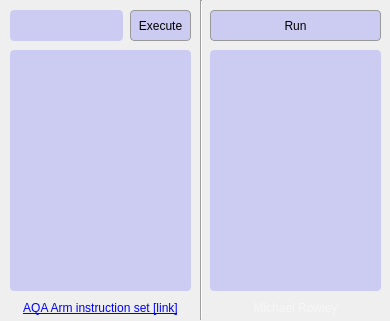
<?xml version="1.0" encoding="UTF-8"?>
<ui version="4.0">
 <class>MainWindow</class>
 <widget class="QMainWindow" name="MainWindow">
  <property name="geometry">
   <rect>
    <x>0</x>
    <y>0</y>
    <width>390</width>
    <height>321</height>
   </rect>
  </property>
  <property name="windowTitle">
   <string>MainWindow</string>
  </property>
  <property name="styleSheet">
   <string notr="true">* {
	font-family: 700 15pt 'Helvetica';
}

QPushButton {
	border-radius: 4px;
	border: 1px solid #999999;
	background-color: rgba(100, 100, 255, 64);
}

QPushButton:hover:!pressed {
	background-color: rgba(100, 100, 255, 128);
	border: 1px solid #cccccc;
}

QPushButton:pressed {
	background-color: qlineargradient(spread:pad, x1:0.507772, y1:0, x2:0.503, y2:1, stop:0 rgba(100, 100, 255, 255), stop:1 rgba(100, 100, 255, 180));
	border: 1px solid #ffffff;
}</string>
  </property>
  <widget class="QWidget" name="centralwidget">
   <widget class="QPlainTextEdit" name="codeInputTextEdit">
    <property name="geometry">
     <rect>
      <x>10</x>
      <y>50</y>
      <width>181</width>
      <height>241</height>
     </rect>
    </property>
    <property name="styleSheet">
     <string notr="true">QPlainTextEdit {
	background-color: rgba(100, 100, 255, 64);
	border-radius: 4px;
}

QPlainTextEdit:hover {
	background-color: rgba(100, 100, 255, 128);
}</string>
    </property>
    <property name="frameShape">
     <enum>QFrame::Box</enum>
    </property>
    <property name="frameShadow">
     <enum>QFrame::Plain</enum>
    </property>
    <property name="plainText">
     <string/>
    </property>
    <property name="placeholderText">
     <string>Enter AQA-ARM assembly code here</string>
    </property>
   </widget>
   <widget class="Line" name="line">
    <property name="geometry">
     <rect>
      <x>200</x>
      <y>0</y>
      <width>3</width>
      <height>320</height>
     </rect>
    </property>
    <property name="orientation">
     <enum>Qt::Vertical</enum>
    </property>
   </widget>
   <widget class="QPushButton" name="runCodeButton">
    <property name="geometry">
     <rect>
      <x>210</x>
      <y>10</y>
      <width>171</width>
      <height>31</height>
     </rect>
    </property>
    <property name="text">
     <string>Run</string>
    </property>
   </widget>
   <widget class="QListWidget" name="registerListView">
    <property name="geometry">
     <rect>
      <x>210</x>
      <y>50</y>
      <width>171</width>
      <height>241</height>
     </rect>
    </property>
    <property name="styleSheet">
     <string notr="true">QListWidget {
	background-color: rgba(100, 100, 255, 64);
	border-radius: 4px;
}

QListWidget:hover {
	background-color: rgba(100, 100, 255, 128);
}</string>
    </property>
   </widget>
   <widget class="QLabel" name="helpLink">
    <property name="geometry">
     <rect>
      <x>10</x>
      <y>300</y>
      <width>181</width>
      <height>16</height>
     </rect>
    </property>
    <property name="styleSheet">
     <string notr="true">QLabel {
	font: 300 13pt &quot;Helvetica Neue&quot;;
	text-decoration: none;
	color: rgba(255, 255, 255, 128);
}

QLabel:hover {
	color: rgba(255, 255, 255, 255);
}

QLabel:pressed {
	font: 700 13pt &quot;Helvetica Neue&quot;;
}</string>
    </property>
    <property name="text">
     <string>&lt;a href=&quot;https://filestore.aqa.org.uk/resources/computing/AQA-75162-75172-ALI.PDF&quot;&gt;AQA Arm instruction set [link]&lt;/a&gt;</string>
    </property>
    <property name="alignment">
     <set>Qt::AlignCenter</set>
    </property>
    <property name="openExternalLinks">
     <bool>true</bool>
    </property>
   </widget>
   <widget class="QLabel" name="helpLink_2">
    <property name="geometry">
     <rect>
      <x>200</x>
      <y>300</y>
      <width>191</width>
      <height>16</height>
     </rect>
    </property>
    <property name="styleSheet">
     <string notr="true">QLabel {
	font: 300 13pt &quot;Helvetica Neue&quot;;
	text-decoration: none;
	color: rgba(255, 255, 255, 128);
}

QLabel:hover {
	color: rgba(255, 255, 255, 255);
}

QLabel:pressed {
	font: 700 13pt &quot;Helvetica Neue&quot;;
}</string>
    </property>
    <property name="text">
     <string>Michael Rowley</string>
    </property>
    <property name="alignment">
     <set>Qt::AlignCenter</set>
    </property>
    <property name="openExternalLinks">
     <bool>true</bool>
    </property>
   </widget>
   <widget class="QLineEdit" name="commandLineEdit">
    <property name="geometry">
     <rect>
      <x>10</x>
      <y>10</y>
      <width>113</width>
      <height>31</height>
     </rect>
    </property>
    <property name="styleSheet">
     <string notr="true">QLineEdit {
	background-color: rgba(100, 100, 255, 64);
	border-radius: 4px;
}

QLineEdit:hover {
	background-color: rgba(100, 100, 255, 128);
}</string>
    </property>
   </widget>
   <widget class="QPushButton" name="executeCommandButton">
    <property name="geometry">
     <rect>
      <x>130</x>
      <y>10</y>
      <width>61</width>
      <height>31</height>
     </rect>
    </property>
    <property name="text">
     <string>Execute</string>
    </property>
   </widget>
  </widget>
 </widget>
 <resources/>
 <connections/>
</ui>
